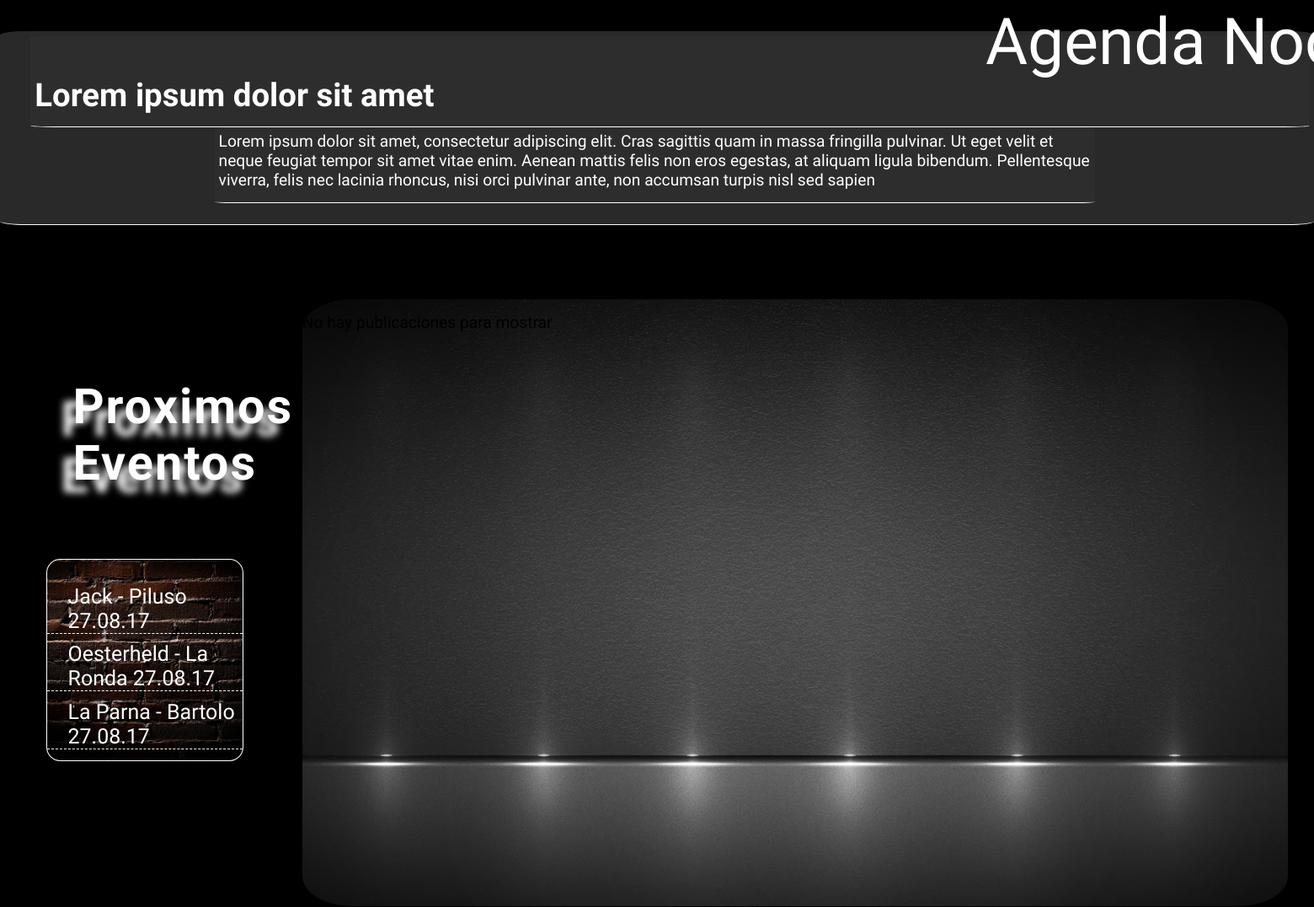
Before: / (middle part) with the older database file.
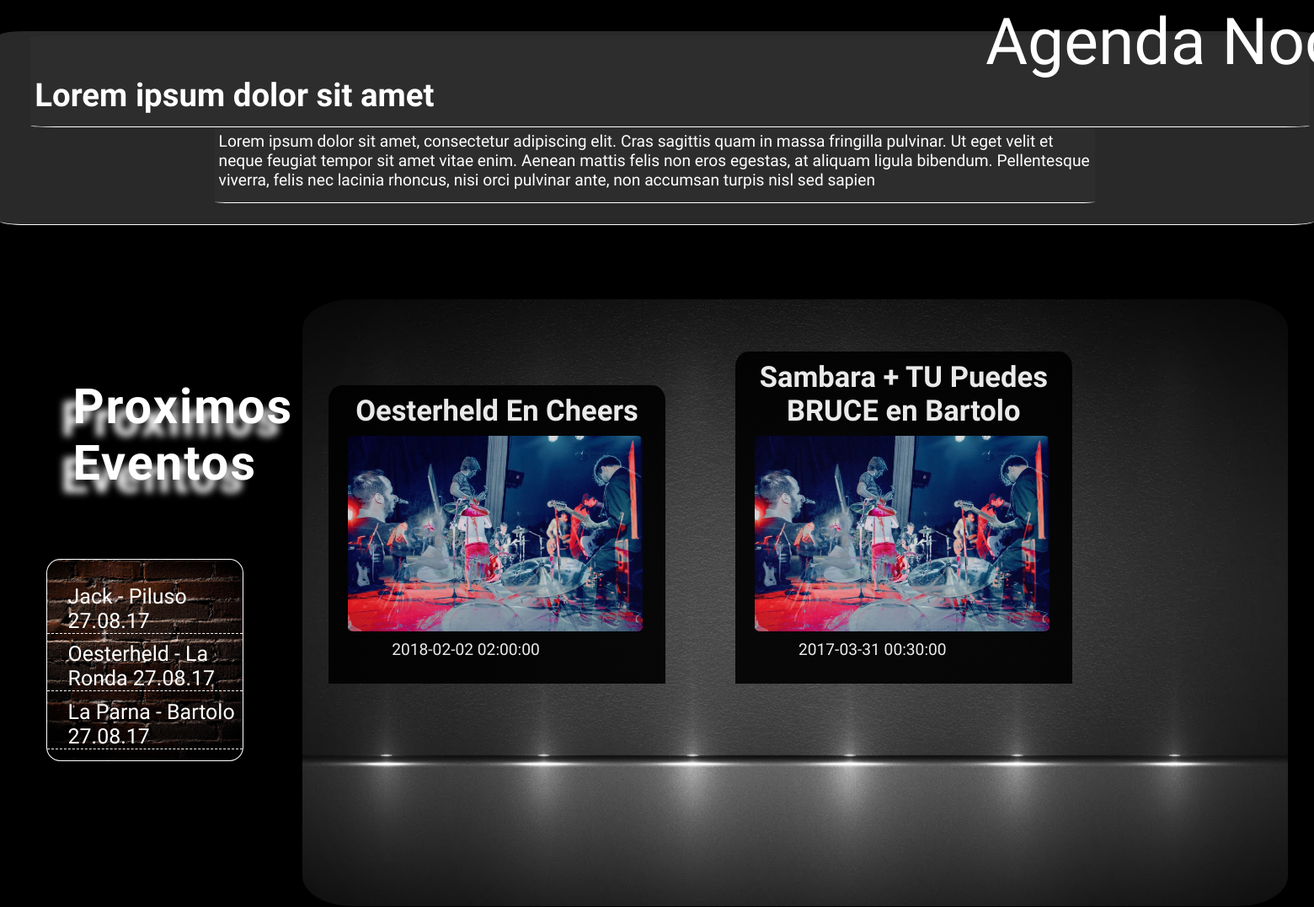
After: the same page with the newer database file.
### tables this page shows
CREATE TABLE `publicaciones` (
  `description` varchar(150) NOT NULL,
  `text` text NOT NULL,
  `user_name` varchar(20) NOT NULL,
  `id_publication` int(10) NOT NULL,
  `address` varchar(250) NOT NULL,
  `title` varchar(60) NOT NULL,
  `date_emit` datetime NOT NULL DEFAULT CURRENT_TIMESTAMP,
  `date_initiation` datetime NOT NULL,
  `date_end` datetime NOT NULL,
  `gender` varchar(40) NOT NULL,
  `image` varchar(255) DEFAULT NULL
);

### index.php (the view, shortened to what this page needs)
<?php
      $conexion = mysqli_connect('localhost','root','augus32311213','agenda_online') or die ("Error en la conexion");
      $a=" SELECT publicaciones.id_publication , publicaciones.user_name , publicaciones.title , publicaciones.description , publicaciones.text , publicaciones.address , publicaciones.date_initiation , publicaciones.date_end , publicaciones.gender, COUNT( DISTINCT(i.user_name)) AS interesados , COUNT(DISTINCT(a.user_name)) AS asistentes FROM publicaciones AS publicaciones
           LEFT OUTER JOIN assistants AS a USING(id_publication)
           LEFT OUTER JOIN interested AS i USING(id_publication)
           WHERE publicaciones.date_initiation> CURDATE()
           GROUP BY id_publication ";
      $publicaciones = mysqli_query($conexion,$a) or die (mysqli_error($conexion));
      if($publicaciones){
            $cant_reg_consulta= mysqli_num_rows($publicaciones);
               if ($cant_reg_consulta>0) {
                        $estado_publicacion = true;
                    }else{
                      $estado_publicacion = false;
                    }
                  }else{
                                    echo "fallo la consulta";
                  }
?>
<!DOCTYPE html>
<html lang="es">
  <head>
    <link rel="stylesheet" href="css/style.css">
  </head>
  <body>
    <div class="intro">
        <p id="introC">Agenda Nocturna</p>
    </div>
    <div class="main-content" >
        <div class="buscador">
          <form action="" method="">
          </form>
        </div>
      <div class="contenido">
        <div class="home-text">
          <h2 class="home-text">Lorem ipsum dolor sit amet</h2>
          <p class="home-text"> Lorem ipsum dolor sit amet, consectetur adipiscing elit. Cras sagittis quam in massa fringilla pulvinar. Ut eget velit et neque feugiat tempor sit amet vitae enim. Aenean mattis felis non eros egestas, at aliquam ligula bibendum. Pellentesque viverra, felis nec lacinia rhoncus, nisi orci pulvinar ante, non accumsan turpis nisl sed sapien </p>
        </div>
        <div class="next-events">
          <h2> Proximos Eventos</h2>
          <div class="cartelera">
            <ul>
              <li><a href="http://localhost/WebMaster/php/screen_publication.php"> Jack - Piluso 27.08.17 </a></li>
              <li><a href="http://localhost/WebMaster/php/screen_publication.php"> Oesterheld - La Ronda 27.08.17 </a></li>
              <li><a href="http://localhost/WebMaster/php/screen_publication.php"> La Parna - Bartolo 27.08.17 </a></li>
              <li><a href="http://localhost/WebMaster/php/screen_publication.php"> Jack - Los indios 27.08.17 </a></li>
            </ul>
          </div>
        </div>
        <div class="events">
          <div class="publicaciones-content">
          <?php
          if ($estado_publicacion) {
          while ($publicacion =mysqli_fetch_row($publicaciones)) {
            ?>
            <div class="p-contenedor">
              <div class="publicaciones">
                <h2><?php echo $publicacion[2];  ?></h2>
                <img class="portada" src="img/images/jack.jpeg">
                <br>
                <p > <?php echo $publicacion[6]; ?></p>
              </div>
            </div>
            <?php
              }
             } else{
              ?>
              <p>  No hay publicaciones para mostrar </p>
              <?php
             }
             ?>
           </div>
          </div>
        </div>
      </div>
  </body>
</html>

### css/style.css (style rules this page uses)
* { margin: 0; padding: 0; box-sizing: border-box; }
a { color: white; }
h2 { font-family: 'Six Caps', sans-serif; font-size: 2em; color: white; }
p { font-family: 'Amatic SC', cursive; font-size: 1em; }
body { max-width: 1920px; font-size: 1.2em; overflow-x: hidden; }
.intro { width: 100%; height: 100vh; min-height:100vh; width: 100%; background-color: ; color: white; }
#introC { clear: both; position: relative; top: 35vh; left: 75vw; font-size: 4em; transition: text-decoration 5s ease; }
.home-text { background-color: rgba(255, 255, 255, 0.16); border-radius: 2%; padding: 5px; padding-bottom: 15px; border-bottom: 1px solid white; }
h2.home-text { color: white; padding-top: 6vh; margin-left: 2vw; background-color: rgba(255, 255, 255, 0.02); }
p.home-text { color: white; width: 100%; max-width: 67vw; margin-left: 16vw; background-color: rgba(255, 255, 255, 0.02); margin-bottom: 10px; }
.buscador { clear: both; width: 100%; height: 10vh; background-color: black; text-align: center; line-height: 10vh; padding-top: 3%; padding-bottom: 7%; }
.contenido { background-color: black; height: 150vh; }
.next-events { float: left; width: 20%; height: auto; background-color: black; color: #d9d9d9; margin-top: 4%; }
.next-events h2 { margin-left: 1.5em; font-size: 3em; letter-spacing: 2px; text-shadow: -14px 15px 9px; transition: all 2s; top: 15vh; position: relative; }
.cartelera { background-image:url("../img/backgrounds/bricks.jpg"); background-position: center; background-size: cover; border: 1px solid white; border-radius: 7%; height: 30vh; overflow: scroll; overflow-x: hidden; width: 15vw; margin-left: 3.5vw; margin-top: 25vh; }
.cartelera ul { list-style-type: none; font-family: 'Amatic SC', cursive; position: relative; top: 3vh; height: 1vh; }
.cartelera li { padding-top: 2%; padding-bottom: 2%; }
.cartelera a { border-bottom: 1px dashed white; text-decoration: none; color: white; padding-left: 1em; font-size: 1.3em; transition: all 1s; display: block; }
.events { float: right; width: 75%; height: 90vh; background-image: url(../img/publicaciones/lights.jpg); background-position: center; background-size: cover; top: 11vh; position: relative; margin-bottom: 25vh; border-radius: 5%; margin-right: 2vw; }
.publicaciones-content { width: 100%; height: 55vh; position: relative; top: 2vh; overflow-y: scroll; overflow-x: hidden; }
.publicaciones { display: inline-block; width: 400px; height: 450px; background-color: black; margin: 46px 30px; opacity: 0.9; border-radius: 4%; margin-left: 2vw; z-index: 2; position: relative; }
.publicaciones h2 { text-align: center; padding: 10px 10px; font-size: 1.8em; }
.portada { max-width: 350px; width: 100%; margin-left: 1.5vw; border-radius: 2%; display: inline-block; }
.publicaciones p { color: white; margin-left: 4.5vw; display: inline-block; padding: 5px 5px; }
.p-contenedor { width: 400px; height: 450px; display: inline-block; margin-right: 5vw; position: relative; margin-bottom: 10vh; }

Changed rows visible on the page:
added publicaciones: title "Oesterheld En Cheers", date_initiation "2018-02-02 02:00:00"
added publicaciones: title "Sambara + TU Puedes BRUCE en Bartolo", date_initiation "2017-03-31 00:30:00"
Other visible differences:
text no longer shown: "No hay publicaciones para mostrar"
